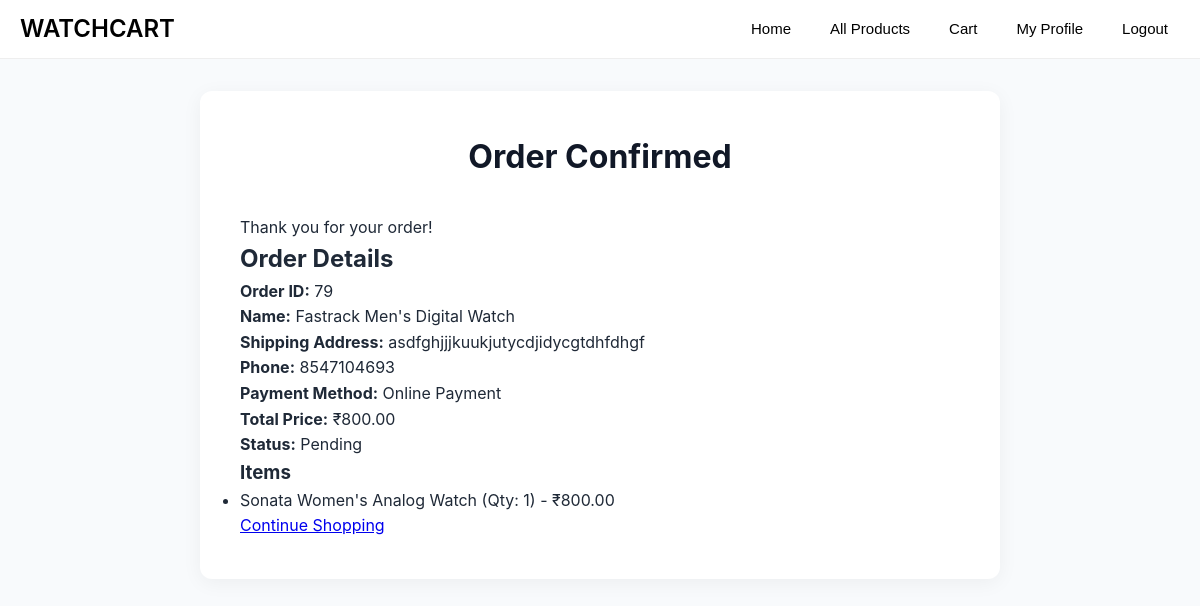
/order_confirmation/79/ (signed in), run on an earlier commit of the app's database.
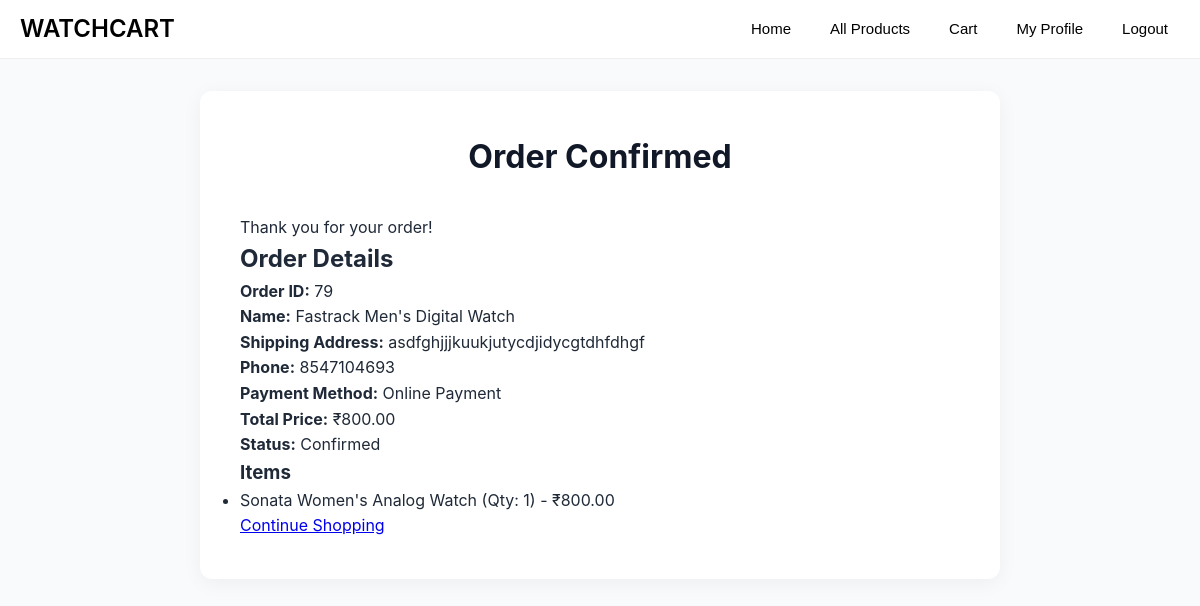
And on a later commit of the database.
### eapp/models.py (models this page shows, shortened)
class Order(models.Model):
    PAYMENT_METHODS = [
        ('online', 'Online Payment'),
        ('cod', 'Cash on Delivery'),
    ]
    STATUS_CHOICES = [
        ('Pending', 'Pending'),
        ('Confirmed', 'Confirmed'),
    ]
    user = models.ForeignKey(User, on_delete=models.CASCADE)
    name = models.CharField(max_length=255, blank=True)
    phone = models.CharField(max_length=15, blank=True)
    shipping_address = models.TextField()
    payment_method = models.CharField(max_length=20, choices=PAYMENT_METHODS)
    total_price = models.DecimalField(max_digits=10, decimal_places=2)
    date_ordered = models.DateTimeField(auto_now_add=True)
    is_paid = models.BooleanField(default=False)
    status = models.CharField(max_length=20, choices=STATUS_CHOICES, default='Pending')
    razorpay_payment_id = models.CharField(max_length=100, blank=True, null=True)

### eapp/views.py (the view)
# urls.py: path('order_confirmation/<int:order_id>/', views.order_confirmation, name='order_confirmation'),
@login_required(login_url='userlogin')
def order_confirmation(request, order_id):
    order = get_object_or_404(Order, id=order_id, user=request.user)
    return render(request, 'order_confirmation.html', {'order': order})

### templates/order_confirmation.html (shortened to what this page needs)
{% load static %}
<!DOCTYPE html>
<html lang="en">
<head>
  <link rel="stylesheet" href="{% static 'css/checkout.css' %}">
</head>
<body>
  <nav class="navbar">
    <a class="navbar-brand" href="#">WATCHCART</a>
    <div class="nav-links">
      <a href="{% url 'index' %}"><button>Home</button></a>
      <a href="{% url 'product_list' %}"><button>All Products</button></a>
      <a href="{% url 'cart_view' %}"><button>Cart</button></a>
      <a href="{% url 'profile' %}"><button>My Profile</button></a>
      <a href="{% url 'logout' %}"><button>Logout</button></a>
    </div>
  </nav>
  <div class="checkout-container">
    <h1 class="checkout-heading">Order Confirmed</h1>
    <p>Thank you for your order!</p>
    <h2>Order Details</h2>
    <p><strong>Order ID:</strong> {{ order.id }}</p>
    <p><strong>Name:</strong> {{ order.name }}</p>
    <p><strong>Shipping Address:</strong> {{ order.shipping_address|linebreaksbr }}</p>
    <p><strong>Phone:</strong> {{ order.phone }}</p>
    <p><strong>Payment Method:</strong> {{ order.get_payment_method_display }}</p>
    <p><strong>Total Price:</strong> ₹{{ order.total_price }}</p>
    <p><strong>Status:</strong> {{ order.status }}</p>
    <h3>Items</h3>
    <ul>
      {% for item in order.items.all %}
        <li>{{ item.product.name }} (Qty: {{ item.quantity }}) - ₹{{ item.product.offerprice }}</li>
      {% endfor %}
    </ul>
    <a href="{% url 'index' %}" class="continue-shopping">Continue Shopping</a>
  </div>
</body>
</html>

What changed in the data, as far as the page shows it:
changed Order "Fastrack Men's Digital Watch": status "Pending" → "Confirmed"
